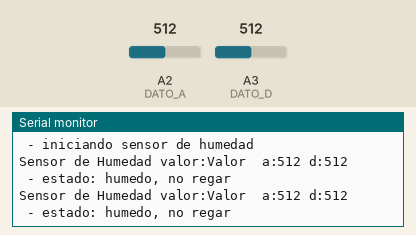
A sketch run on a simulated Arduino Uno, built with avr-gcc and run on an emulated ATmega328P. Shown: the last lines printed to the serial monitor. Inputs (shaded band) come from the test bench; at power-on: A2 (DATO_A) = 512, A3 (DATO_D) = 512.

Above: at 1.8 s.
1.9 s: A2 (DATO_A) set to 342
At 2.9 s:
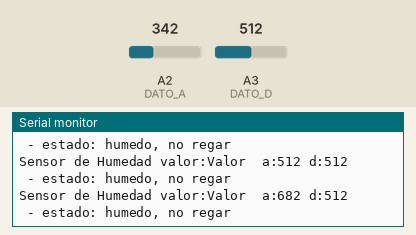
3.4 s: A2 (DATO_A) set to 311
At 4.5 s:
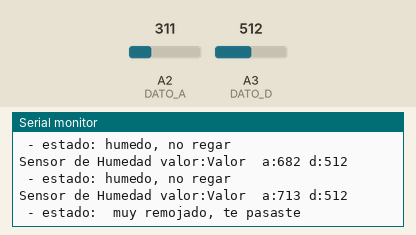
11.1 s: A3 (DATO_D) set to 996
At 11.9 s:
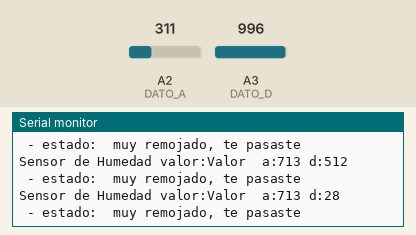
12.6 s: A3 (DATO_D) set to 1015
At 14.1 s:
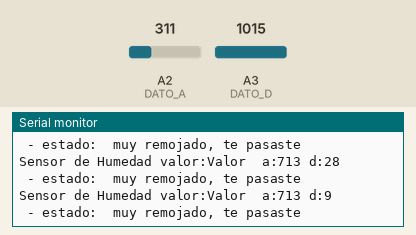
Timing chart, 0 to 15.1 s (numbered marks = the images above; inputs shaded):
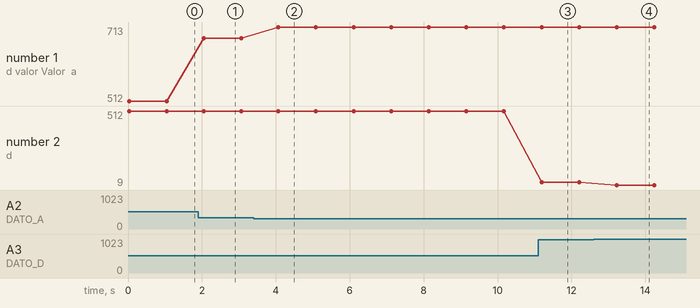

Measured:
- the behaviour switches between 324 and 323 on A2 (DATO_A) (found by bisection; images 1 and 2)
- after the input at 1.9 s, the serial monitor: prints a new line after 0.15 s (image 1)
- after the input at 3.4 s, the serial monitor: prints a new line after 0.67 s (image 2)
- after the input at 11.1 s, the serial monitor: prints a new line after 0.09 s (image 3)
- after the input at 12.6 s, the serial monitor: prints a new line after 0.62 s (image 4)
- plotted number 1: 512 → 682 after the input at 1.9 s, 682 → 713 after the input at 3.4 s
- plotted number 2: 512 → 28 after the input at 11.1 s, 28 → 9 after the input at 12.6 s

The sketch:

sensor_humedad_tierra.ino
```cpp
/**
  @file sensor_humedad_tierra.ino
  @brief Ejemplo de uso del sensor de humedad de tierra con la version YL-38

  Con este modulo podremos leer la temperatura actual de la tierra al en unn rango de 2m aproximadamente.Los valores de lectura son de:

  1. 0  -300     Seco
  2. 300-700     Húmedo
  3. 700-950     En Agua

  La distribucion de pines para el YL-38 es:

  VCC  -> (+)
  GND  -> (-)
  D0   -> (pin digital)
  A0   -> (pin digital)

  @author SCESI
  @date 04/2014

*/


/**
  @brief Valores de configuracion para la lectura de datos

  @param salida_a  pin analogico que lee la humedad relativa
  @param salida_d  pin analogico que se establece para realizar la diferencia

 */

#define DATO_A 2
#define DATO_D 3

int salida_a;
int salida_d;

void setup(){
  Serial.begin(9600);
  Serial.println(" - iniciando sensor de humedad");
}

void loop(){
  Serial.print("Sensor de Humedad valor:");
  salida_a = map(analogRead(DATO_A),0,1024,1024,0);
  salida_d = map(analogRead(DATO_D ),0,1024,1024,0);
  Serial.print("Valor  a:");
  Serial.print(salida_a);
  Serial.print(" d:");
  Serial.println(salida_d);

  Serial.print(" - estado: ");
  if (salida_a <= 300)
  {
    Serial.println("seco, necesitas regar");
  }

  if ((salida_a > 300) and (salida_a <= 700))
  {
    Serial.println("humedo, no regar");
  }

  if (salida_a > 700)
  {
    Serial.println(" muy remojado, te pasaste");
  }

  delay(1000);
}
```
